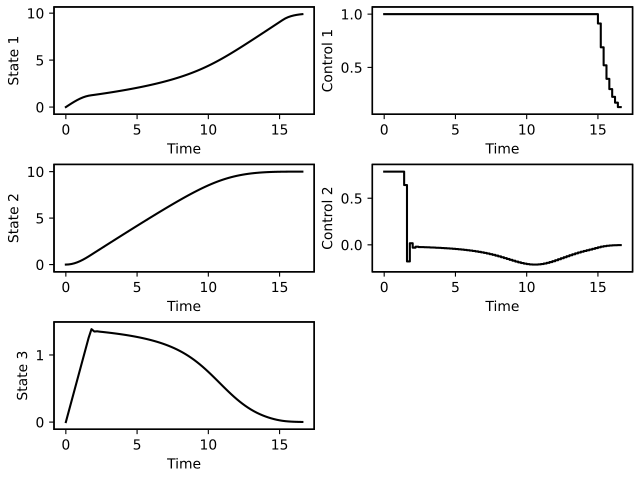

This chart was generated by the following Python code:
from time import time
import casadi as ca
import numpy as np
from casadi import *
from casadi import sin, cos, pi
import matplotlib.pyplot as plt
from mpc_code import Q_theta
from simulation_code import simulate
import mpctools as mpc
from mpctools.tools import DiscreteSimulator


def DM2Arr(dm):
    return np.array(dm.full())
# Original shift function
def shift_timestep(step_horizon, t0, state_init, u, f):
    f_value = f(state_init, u[:, 0])
    next_state = ca.DM.full(state_init + (step_horizon * f_value))

    t0 = t0 + step_horizon
    u0 = ca.horzcat(
        u[:, 1:],
        ca.reshape(u[:, -1], -1, 1)
    )

    return t0, next_state, u0    


sim_time = 20
T = 0.2; #sampling time
N = 10; #horizon step
rob_dim = 0.3

x_init = 0
y_init = 0
theta_init = 0
x_target = 10
y_target = 10
theta_target = 0

v_max = 1;
v_min = -v_max;
omega_max = pi/4;
omega_min = -omega_max;

#model states variables
x = SX.sym('x')
y = SX.sym('y')
theta = SX.sym('theta')
states = ca.vertcat(
    x,
    y,
    theta
)
n_states = states.numel()

#model control variables
v = SX.sym('v')
omega = SX.sym('omega')
controls = ca.vertcat(
    v,
    omega
)
n_controls = controls.numel()

#right hand side equation
rhs = ca.vertcat(
    v*cos(theta),
    v*sin(theta),
    omega
)
#parameters (first n_states: initial values, last n_states: reference)
P = ca.SX.sym('P', n_states + n_states)
Po = P

#weights matrices
Q_x = 1
Q_y = 5
Q_theta = 0.1
R1 = 0.5
R2 = 0.05
Q = ca.diagcat(Q_x,Q_y,Q_theta)
R = ca.diagcat(R1,R2)

#obective term
L = (states-P[n_states:]).T @ Q @(states-P[n_states:]) + controls.T @ R @ controls

#control matrix
U = ca.SX.sym('U', n_controls)

#states matrix
X = ca.SX.sym('X',n_states,N+1)

#f = ca.Function('f',[states,controls],[rhs,L])
f = ca.Function('f',[states,controls,P],[rhs,L])

X0 = P[:n_states]
X = X0
Q = 0
M = 4
DT = T/M
for j in range(M):
    # k1, k1_q = f(X, U)
    # k2, k2_q = f(X + DT/2 * k1, U)
    # k3, k3_q = f(X + DT/2 * k2, U)
    # k4, k4_q = f(X + DT * k3, U)
    k1, k1_q = f(X, U, P)
    k2, k2_q = f(X + DT/2 * k1, U, P)
    k3, k3_q = f(X + DT/2 * k2, U, P)
    k4, k4_q = f(X + DT * k3, U, P)
    X=X+DT/6*(k1 +2*k2 +2*k3 +k4)
    Q = Q + DT/6*(k1_q + 2*k2_q + 2*k3_q + k4_q)
F = Function('F', [P, U], [X, Q],['x0','p'],['xf','qf'])

# Start with an empty NLP
w=[]
w0 = []
lbw = []
ubw = []
J = 0
g=[]
lbg = []
ubg = []
Xk = P[:n_states]
# Formulate the NLP
#Pk = SX([x_init,y_init,theta_init,x_target,y_target,theta_target])
e = 0
for k in range(N):
    # New NLP variable for the control
    for a in range(e,e+2):
        Uk = ca.SX.sym('U_' + str(a))    
        w += [Uk]
        if(a == e):
            lbw += [v_min]
            ubw += [v_max]
            w0 += [0]
        else:
            lbw += [omega_min]
            ubw += [omega_max]
            w0 += [0]
        
    Uk = ca.vertcat(w[e],w[e+1])
    # Integrate till the end of the interval
    Fk = F(x0=ca.vertcat(Xk,P[n_states:]), p=Uk)
    #Fk = F(x0=Pk, p=Uk)
    Xk = Fk['xf']
    X = ca.horzcat(X,ca.vertcat(Xk))
    #Pk[:n_states] = Xk
    #Po[:n_states] = Xk
    J=J+Fk['qf']

    # Add inequality constraint
    g += [Xk[0]]
    g += [Xk[1]]
    lbg += [-ca.inf]
    ubg += [ca.inf]

    e = e + 2

# Create an NLP solver
prob = {
    'f': J,
    'x': ca.vertcat(*w),
    'g': ca.vertcat(*g),
    #'p': Po
    'p': P
}
opts = {
    'ipopt': {
        'max_iter': 2000,
        'print_level': 0,
        'acceptable_tol': 1e-8,
        'acceptable_obj_change_tol': 1e-6
    },
    'print_time': 0
}
solver = ca.nlpsol('solver', 'ipopt', prob, opts);

args = {
    'lbg': -ca.inf,
    'ubg': ca.inf,
    #'lbg': -30,
    #'ubg': 30,
    'lbx': lbw,
    'ubx': ubw
}

t0 = 0
state_init = ca.DM([x_init, y_init, theta_init])        # initial state
state_target = ca.DM([x_target, y_target, theta_target])  # target state
t = ca.DM(t0)
X0 = state_init #aux variable
X1 = X0 #aux variable
mpc_iter = 0
cat_states = DM2Arr(ca.repmat(X0,1,N+1)) #variable to store the predicted states
cat_controls = DM2Arr(ca.DM.zeros((n_controls))) #variable to store the applied controls
times = np.array([[0]])

###############################################################################

if __name__ == '__main__':
    main_loop = time()  # return time in sec
    while (ca.norm_2(state_init - state_target) > 1e-1) and (mpc_iter * T < sim_time):
        t1 = time()
        args['p'] = ca.vertcat(
            state_init,    # current state
            state_target   # target state
        )
        # optimization variable current state
        args['x0'] = w0

        sol = solver(
            x0=args['x0'],
            lbx=args['lbx'] ,
            ubx=args['ubx'],
            lbg=args['lbg'],
            ubg=args['ubg'],
            p=args['p']
        )

        u = ca.reshape(sol['x'], n_controls, N)
        for k in range(N):
            X1 = F(ca.vertcat(X1,state_target),u[:,k])[0]
            X0 = ca.horzcat(X0,X1)
        
        
        cat_states = np.dstack((
            cat_states,
            DM2Arr(X0)
        ))

        cat_controls = np.vstack((
            cat_controls,
            DM2Arr(u[:, 0])
        ))
        t = np.vstack((
            t,
            t0
        ))
        # applying the
        t0 = t0 + T
        state_init = F(args['p'],u[:,0])[0] 
        X0 = state_init
        X1 = X0
        u0 = ca.horzcat(
            u[:, 1:],
            ca.reshape(u[:, -1], -1, 1)
        )
        w0 = ca.reshape(u0,n_controls*N,1)

        # print(X0)
        # X0 = ca.horzcat(
        #     X0[:, :],
        #     ca.reshape(X0[:, -1], -1, 1)
        # )

        # xx ...
        t2 = time()
        print(mpc_iter)
        print(t2-t1)
        times = np.vstack((
            times,
            t2-t1
        ))

        mpc_iter = mpc_iter + 1

    main_loop_time = time()
    ss_error = ca.norm_2(state_init - state_target)

    print('\n\n')
    print('Total time: ', main_loop_time - main_loop)
    print('avg iteration time: ', np.array(times).mean() * 1000, 'ms')
    print('final error: ', ss_error)

simulate(cat_states, cat_controls, times, T, N,
             np.array([x_init, y_init, theta_init, x_target, y_target, theta_target]), save=False)

q = cat_states[:,0,:].T
w = cat_controls.reshape((85,2))
w = w[1:,:]
z = np.append(0,np.arange(0,round(t[-1][0],1),T))
z = np.append(z,16.6)
fig = mpc.plots.mpcplot(q,w,z)
plt.show()
mpc.plots.showandsave(fig,"my_mpc_code2.pdf")             
